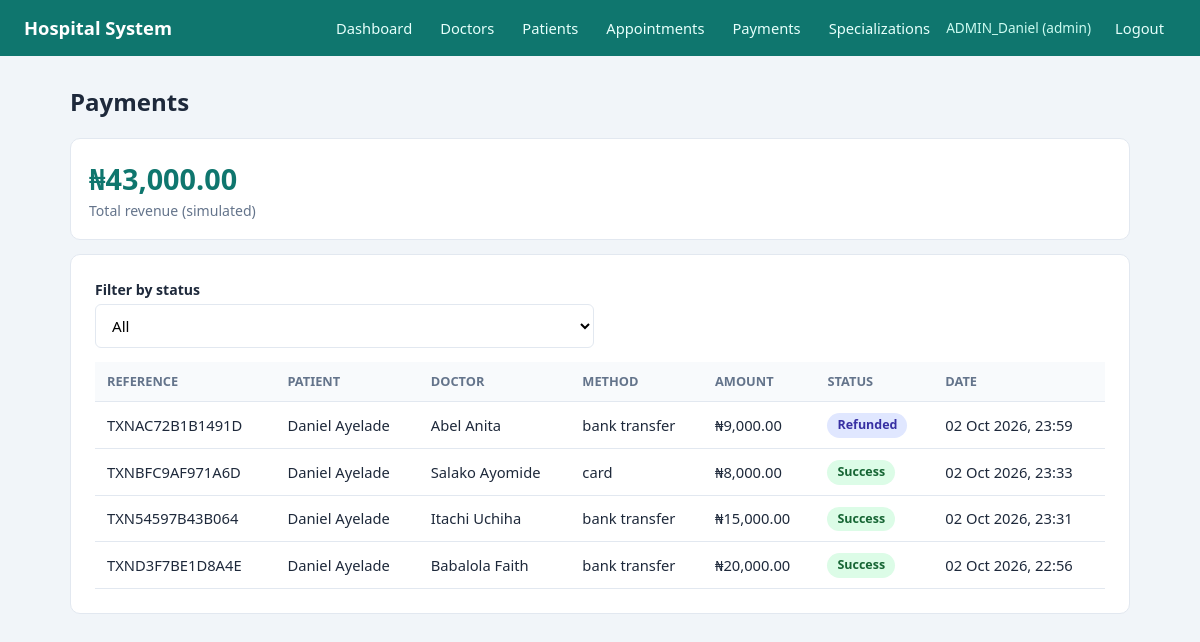
The page /admin/payments.php (signed in) on the database its author committed.
### tables this page shows
CREATE TABLE `payments` (
  `payment_id` int(11) NOT NULL,
  `appointment_id` int(11) NOT NULL,
  `amount` decimal(10,2) NOT NULL,
  `payment_method` enum('card','bank_transfer') NOT NULL,
  `transaction_ref` varchar(50) NOT NULL,
  `status` enum('success','failed','refunded') NOT NULL,
  `paid_at` timestamp NOT NULL DEFAULT current_timestamp(),
  `refund_ref` varchar(50) DEFAULT NULL,
  `refunded_at` timestamp NULL DEFAULT NULL
);

CREATE TABLE `patients` (
  `patient_id` int(11) NOT NULL,
  `full_name` varchar(100) NOT NULL,
  `email` varchar(100) NOT NULL,
  `password` varchar(255) NOT NULL,
  `phone` varchar(20) DEFAULT NULL,
  `gender` enum('male','female','other') DEFAULT NULL,
  `date_of_birth` date DEFAULT NULL,
  `address` varchar(255) DEFAULT NULL,
  `created_at` timestamp NOT NULL DEFAULT current_timestamp()
);

CREATE TABLE `doctors` (
  `doctor_id` int(11) NOT NULL,
  `full_name` varchar(100) NOT NULL,
  `email` varchar(100) NOT NULL,
  `password` varchar(255) NOT NULL,
  `phone` varchar(20) DEFAULT NULL,
  `specialization_id` int(11) NOT NULL,
  `consultation_fee` decimal(10,2) NOT NULL,
  `bio` text DEFAULT NULL,
  `status` enum('active','inactive') DEFAULT 'active',
  `created_at` timestamp NOT NULL DEFAULT current_timestamp()
);

### config/config.php (called while the page is built, shortened)
<?php
spl_autoload_register(function ($class) {
    $file = __DIR__ . '/../classes/' . $class . '.php';
});

### classes/Database.php (called while the page is built, shortened)
<?php
class Database
{
    private static ?Database $instance = null;
    private PDO $conn;
    private function __construct()
    {
        $dsn = "mysql:host=" . DB_HOST . ";dbname=" . DB_NAME . ";charset=utf8mb4";
        $options = [
            PDO::ATTR_ERRMODE            => PDO::ERRMODE_EXCEPTION,
            PDO::ATTR_DEFAULT_FETCH_MODE => PDO::FETCH_ASSOC,
            PDO::ATTR_EMULATE_PREPARES   => false,
        ];
        try {
            $this->conn = new PDO($dsn, DB_USER, DB_PASS, $options);
        } catch (PDOException $e) {
            die("Database connection failed: " . $e->getMessage());
        }
    }
    public static function getInstance(): Database
    {
        if (self::$instance === null) {
            self::$instance = new Database();
        }
        return self::$instance;
    }
    public function query(string $sql, array $params = []): PDOStatement
    {
        $stmt = $this->conn->prepare($sql);
        $stmt->execute($params);
        return $stmt;
    }
    public function fetchAll(string $sql, array $params = []): array
    {
        return $this->query($sql, $params)->fetchAll();
    }
    public function fetchOne(string $sql, array $params = []): ?array
    {
        $row = $this->query($sql, $params)->fetch();
        return $row ?: null;
    }
}

### classes/Payment.php (called while the page is built, shortened)
<?php
class Payment
{
    private Database $db;
    public function __construct()
    {
        $this->db = Database::getInstance();
    }
    public function getAll(?string $status = null): array
    {
        $sql = "SELECT pay.*, p.full_name AS patient_name, d.full_name AS doctor_name
                FROM payments pay
                JOIN appointments a ON a.appointment_id = pay.appointment_id
                JOIN patients p ON p.patient_id = a.patient_id
                JOIN doctors d ON d.doctor_id = a.doctor_id";
        $params = [];
        $sql .= " ORDER BY pay.paid_at DESC";
        return $this->db->fetchAll($sql, $params);
    }
    public function totalRevenue(): float
    {
        $row = $this->db->fetchOne("SELECT COALESCE(SUM(amount), 0) AS total FROM payments WHERE status = 'success'");
        return (float) $row['total'];
    }
}

### includes/auth.php (called while the page is built, shortened)
<?php
require_once __DIR__ . '/../config/config.php';
function e($value): string
{
    return htmlspecialchars((string) $value, ENT_QUOTES, 'UTF-8');
}

### admin/payments.php (the view, shortened to what this page needs)
<?php
require_once __DIR__ . '/../includes/auth.php';
$filter = $_GET['status'] ?? '';
if (!in_array($filter, ['success', 'failed', 'refunded'], true)) {
    $filter = '';
}
$paymentObj = new Payment();
$payments   = $paymentObj->getAll($filter ?: null);
require __DIR__ . '/../includes/header.php';
?>
<h1 class="page-title">Payments</h1>
<div class="grid">
    <div class="stat"><div class="num">&#8358;<?= number_format($paymentObj->totalRevenue(), 2) ?></div><div class="label">Total revenue (simulated)</div></div>
</div>
<div class="card mt">
    <form method="get" class="row" style="align-items:end">
        <div class="form-group">
            <label>Filter by status</label>
            <select name="status" onchange="this.form.submit()">
                <option value="">All</option>
            </select>
        </div>
    </form>
    <div class="table-wrap">
    <table>
        <thead><tr><th>Reference</th><th>Patient</th><th>Doctor</th><th>Method</th><th>Amount</th><th>Status</th><th>Date</th></tr></thead>
        <tbody>
        <?php foreach ($payments as $p): ?>
            <tr>
                <td><?= e($p['transaction_ref']) ?></td>
                <td><?= e($p['patient_name']) ?></td>
                <td><?= e($p['doctor_name']) ?></td>
                <td><?= e(str_replace('_', ' ', $p['payment_method'])) ?></td>
                <td>&#8358;<?= number_format($p['amount'], 2) ?></td>
                <td><span class="badge badge-<?= e($p['status']) ?>"><?= e($p['status']) ?></span></td>
                <td><?= e(date('d M Y, H:i', strtotime($p['paid_at']))) ?></td>
            </tr>
        <?php endforeach; ?>
        </tbody>
    </table>
    </div>
</div>
<?php require __DIR__ . '/../includes/footer.php'; ?>

### assets/css/style.css (style rules this page uses)
:root { --primary: #0f766e; --primary-dark: #115e59; --bg: #f1f5f9; --card: #ffffff; --text: #1e293b; --muted: #64748b; --border: #e2e8f0; --danger: #dc2626; --success: #16a34a; --warning: #d97706; }
* { box-sizing: border-box; margin: 0; padding: 0; }
body { font-family: "Segoe UI", Arial, sans-serif; background: var(--bg); color: var(--text); line-height: 1.5; }
.card { background: var(--card); border: 1px solid var(--border); border-radius: 10px; padding: 24px; margin-bottom: 20px; }
.page-title { margin-bottom: 18px; font-size: 1.5rem; }
.grid { display: grid; gap: 16px; grid-template-columns: repeat(auto-fit, minmax(200px, 1fr)); }
.stat { background: var(--card); border: 1px solid var(--border); border-radius: 10px; padding: 18px; }
.stat .num { font-size: 1.8rem; font-weight: 700; color: var(--primary); }
.stat .label { color: var(--muted); font-size: .88rem; }
.form-group { margin-bottom: 14px; }
label { display: block; font-size: .88rem; font-weight: 600; margin-bottom: 4px; }
input, select, textarea { width: 100%; padding: 10px 12px; border: 1px solid var(--border); border-radius: 6px; font-size: .95rem; font-family: inherit; background: #fff; }
.row { display: grid; grid-template-columns: 1fr 1fr; gap: 12px; }
.table-wrap { overflow-x: auto; }
table { width: 100%; border-collapse: collapse; font-size: .92rem; }
th, td { text-align: left; padding: 10px 12px; border-bottom: 1px solid var(--border); }
th { background: #f8fafc; font-size: .8rem; text-transform: uppercase; color: var(--muted); }
.badge { display: inline-block; padding: 3px 10px; border-radius: 999px; font-size: .78rem; font-weight: 600; text-transform: capitalize; }
.badge-confirmed, .badge-success { background: #dcfce7; color: #166534; }
.mt { margin-top: 14px; }
.badge-refunded { background: #e0e7ff; color: #3730a3; }

### rows shown on the page
payments: transaction_ref "TXNAC72B1B1491D", patients.full_name "Daniel Ayelade", doctors.full_name "Abel Anita", payment_method "bank transfer", amount "9,000.00", status "Refunded", paid_at "02 Oct 2026, 23:59"
payments: transaction_ref "TXNBFC9AF971A6D", patients.full_name "Daniel Ayelade", doctors.full_name "Salako Ayomide", payment_method "card", amount "8,000.00", status "Success", paid_at "02 Oct 2026, 23:33"
payments: transaction_ref "TXN54597B43B064", patients.full_name "Daniel Ayelade", doctors.full_name "Itachi Uchiha", payment_method "bank transfer", amount "15,000.00", status "Success", paid_at "02 Oct 2026, 23:31"
payments: transaction_ref "TXND3F7BE1D8A4E", patients.full_name "Daniel Ayelade", doctors.full_name "Babalola Faith", payment_method "bank transfer", amount "20,000.00", status "Success", paid_at "02 Oct 2026, 22:56"

### other values the page prints
$_SESSION['user_name'] "ADMIN_Daniel"
$role "admin"
$paymentObj->totalRevenue() "43,000.00"
